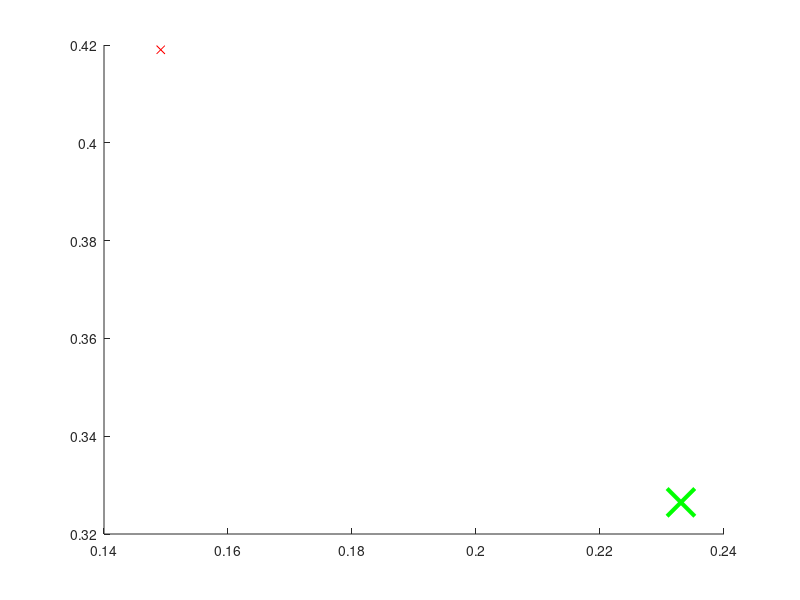

This figure's MATLAB source: (Note: this script raises an error after producing the figure.)
function rrt_basic

figure(1); clf; hold on;
x_start = rand(2,1);
x_goal = rand(2,1);
plot(x_start(1),x_start(2),'rx',x_goal(1),x_goal(2),'gx','MarkerSize',20,'LineWidth',3);

T = CartesianMotionPlanningTree(2);
T.max_edge_length = .01;
options.visualize = true;
[T, path_ids, info] = T.rrt(x_start, x_goal, options);
T.drawPath(path_ids);
end
